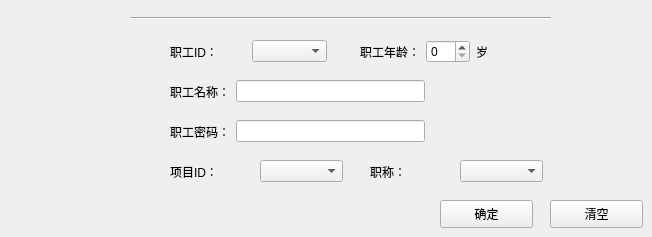
      <widget class="QWidget" name="page_19">
       <widget class="QPushButton" name="pushButton_20">
        <property name="geometry">
         <rect>
          <x>440</x>
          <y>200</y>
          <width>93</width>
          <height>28</height>
         </rect>
        </property>
        <property name="text">
         <string>确定</string>
        </property>
       </widget>
       <widget class="QPushButton" name="pushButton_26">
        <property name="geometry">
         <rect>
          <x>550</x>
          <y>200</y>
          <width>93</width>
          <height>28</height>
         </rect>
        </property>
        <property name="text">
         <string>清空</string>
        </property>
       </widget>
       <widget class="QWidget" name="layoutWidget">
        <property name="geometry">
         <rect>
          <x>170</x>
          <y>80</y>
          <width>255</width>
          <height>23</height>
         </rect>
        </property>
        <layout class="QHBoxLayout" name="horizontalLayout_36">
         <item>
          <widget class="QLabel" name="label_32">
           <property name="text">
            <string>职工名称：</string>
           </property>
          </widget>
         </item>
         <item>
          <widget class="QLineEdit" name="Sa_R_EmpNameLine"/>
         </item>
        </layout>
       </widget>
       <widget class="QWidget" name="layoutWidget">
        <property name="geometry">
         <rect>
          <x>170</x>
          <y>160</y>
          <width>173</width>
          <height>23</height>
         </rect>
        </property>
        <layout class="QHBoxLayout" name="horizontalLayout_37">
         <item>
          <widget class="QLabel" name="label_36">
           <property name="text">
            <string>项目ID：  </string>
           </property>
          </widget>
         </item>
         <item>
          <widget class="QComboBox" name="Sa_R_EmpProIDComboBox"/>
         </item>
        </layout>
       </widget>
       <widget class="QWidget" name="layoutWidget">
        <property name="geometry">
         <rect>
          <x>360</x>
          <y>40</y>
          <width>160</width>
          <height>23</height>
         </rect>
        </property>
        <layout class="QHBoxLayout" name="horizontalLayout_38">
         <item>
          <widget class="QLabel" name="label_37">
           <property name="text">
            <string>职工年龄：</string>
           </property>
          </widget>
         </item>
         <item>
          <widget class="QSpinBox" name="Sa_R_EmpAgeSpinBox"/>
         </item>
         <item>
          <widget class="QLabel" name="label_40">
           <property name="text">
            <string>岁</string>
           </property>
          </widget>
         </item>
        </layout>
       </widget>
       <widget class="QWidget" name="layoutWidget">
        <property name="geometry">
         <rect>
          <x>370</x>
          <y>160</y>
          <width>173</width>
          <height>23</height>
         </rect>
        </property>
        <layout class="QHBoxLayout" name="horizontalLayout_39">
         <item>
          <widget class="QLabel" name="label_38">
           <property name="text">
            <string>职称：    </string>
           </property>
          </widget>
         </item>
         <item>
          <widget class="QComboBox" name="Sa_R_EmpTitleComboBox"/>
         </item>
        </layout>
       </widget>
       <widget class="QWidget" name="layoutWidget">
        <property name="geometry">
         <rect>
          <x>170</x>
          <y>120</y>
          <width>255</width>
          <height>23</height>
         </rect>
        </property>
        <layout class="QHBoxLayout" name="horizontalLayout_40">
         <item>
          <widget class="QLabel" name="label_39">
           <property name="text">
            <string>职工密码：</string>
           </property>
          </widget>
         </item>
         <item>
          <widget class="QLineEdit" name="Sa_R_EmpPassLine"/>
         </item>
        </layout>
       </widget>
       <widget class="Line" name="line_8">
        <property name="geometry">
         <rect>
          <x>130</x>
          <y>10</y>
          <width>421</width>
          <height>16</height>
         </rect>
        </property>
        <property name="orientation">
         <enum>Qt::Horizontal</enum>
        </property>
       </widget>
       <widget class="QWidget" name="layoutWidget">
        <property name="geometry">
         <rect>
          <x>170</x>
          <y>40</y>
          <width>157</width>
          <height>23</height>
         </rect>
        </property>
        <layout class="QHBoxLayout" name="horizontalLayout_48">
         <item>
          <widget class="QLabel" name="label_45">
           <property name="text">
            <string>职工ID：</string>
           </property>
          </widget>
         </item>
         <item>
          <widget class="QComboBox" name="Sa_R_EmpIDcomboBox"/>
         </item>
        </layout>
       </widget>
       <zorder>layoutWidget</zorder>
       <zorder>layoutWidget</zorder>
       <zorder>layoutWidget</zorder>
       <zorder>layoutWidget</zorder>
       <zorder>layoutWidget</zorder>
       <zorder>layoutWidget</zorder>
       <zorder>pushButton_20</zorder>
       <zorder>pushButton_26</zorder>
       <zorder>line_8</zorder>
      </widget>
